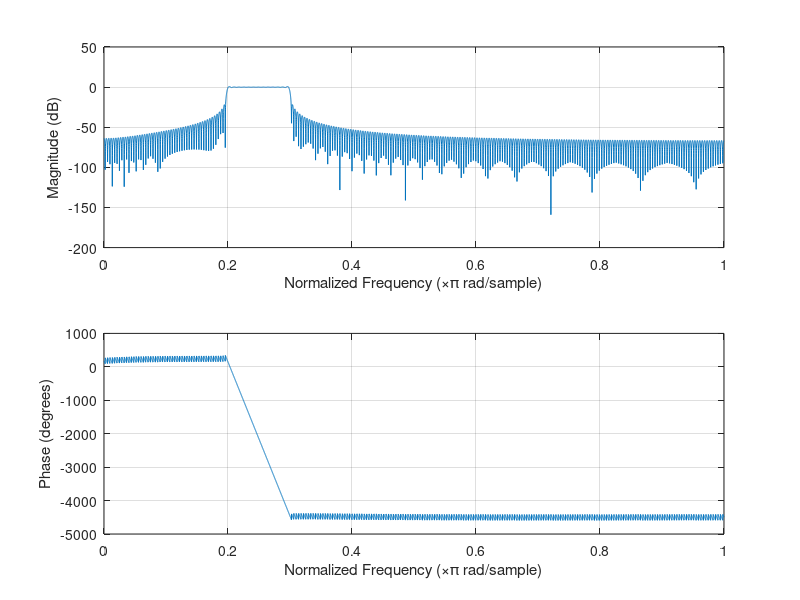
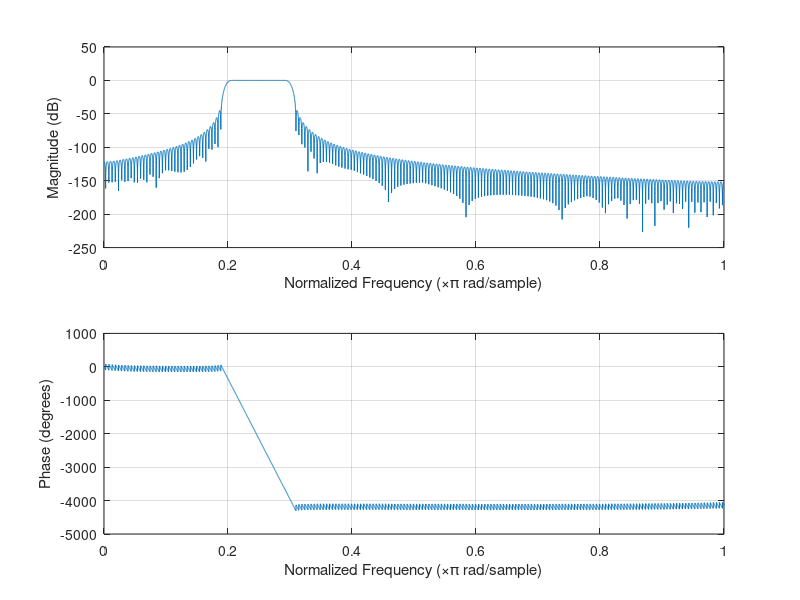
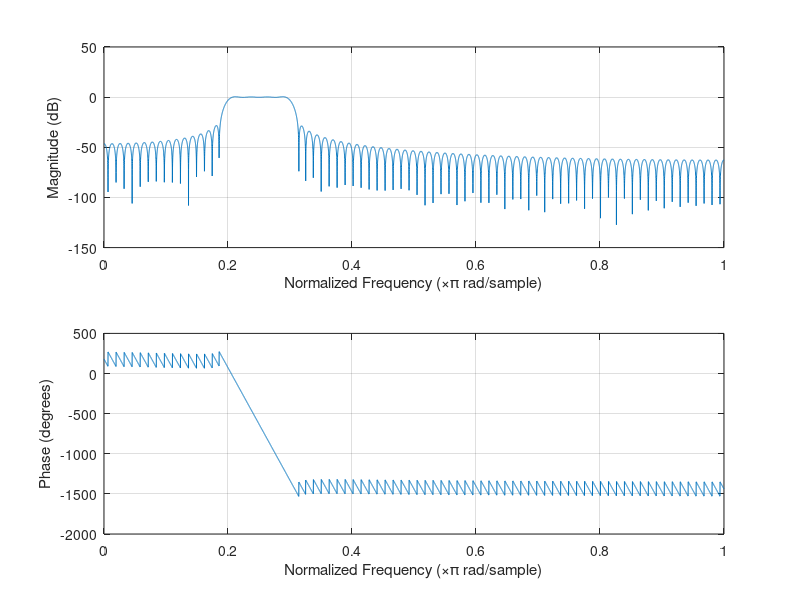
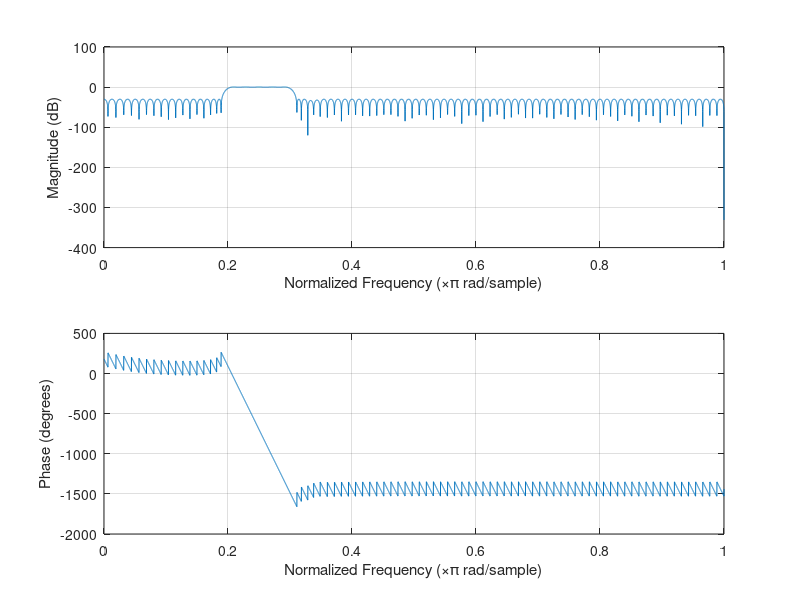

Write MATLAB code to recreate these figures, in order. (Note: this script raises an error after producing the figures.)
%{
Digital BPF:
Max passband ripple: 1dB            Min stopband attenuation: 30dB
Lower passband edge: 0.2pi          Lower stopband edge: 0.19pi
Upper passband edge: 0.3pi          Upper stopband edge: 0.31pi
1. FIR Window (Rectangular, Hanning)
2. FIR LS
3. FIR Park McClellan
4. IIR Butterworth
5. IIR Chebyshev
6. IIR Inverse Chebyshev
7. IIR Elliptic
%}
%% 1.a FIR-Rectangular window
N=512;
h1 = fir1(N, [0.199 0.301], 'bandpass', rectwin(N+1));
freqz(h1, 1, 10000);
%% 1.b.FIR-Hanning window
N=400;
h1 = fir1(N, [0.198 0.302], 'bandpass', hann(N+1));
figure;
freqz(h1,1,10000);
%% 2.FIR-LS
h1 = firls(155,[0 0.19 0.203 0.297 0.31 1],[0 0 1 1 0 0]);
figure;
freqz(h1,1,10000);
%% 3.FIR-Parks-McClellan
N=175;
h1=firpm(N,[0 0.19 0.205 0.295 0.31 1],[0 0 1 1 0 0]);
figure;
freqz(h1,1,10000);
%% 4.Butterworth IIR
[z,p,k] = butter(22,[0.2 0.3],'bandpass');
sos = zp2sos(z,p,k);
fvtool(sos);
xlim([0.18 0.32]);
ylim([-45 5]);
%% 5.Chebyshev IIR
[z,p,k] = cheby1(9,1,[0.2 0.3],'bandpass');
sos = zp2sos(z,p,k);
fvtool(sos);
xlim([0.18 0.32]);
ylim([-45 5]);
%% 6.Inverse Chebyshev IIR
[z,p,k] = cheby2(7,30,[0.19 0.31],'bandpass');
sos = zp2sos(z,p,k);
fvtool(sos);
xlim([0.18 0.32]);
ylim([-45 5]);
%% 7.Elliptic IIR
[z,p,k] = ellip(5,1,30,[0.2 0.3],'bandpass');
sos = zp2sos(z,p,k);
fvtool(sos);
xlim([0.18 0.32]);
ylim([-45 5]);